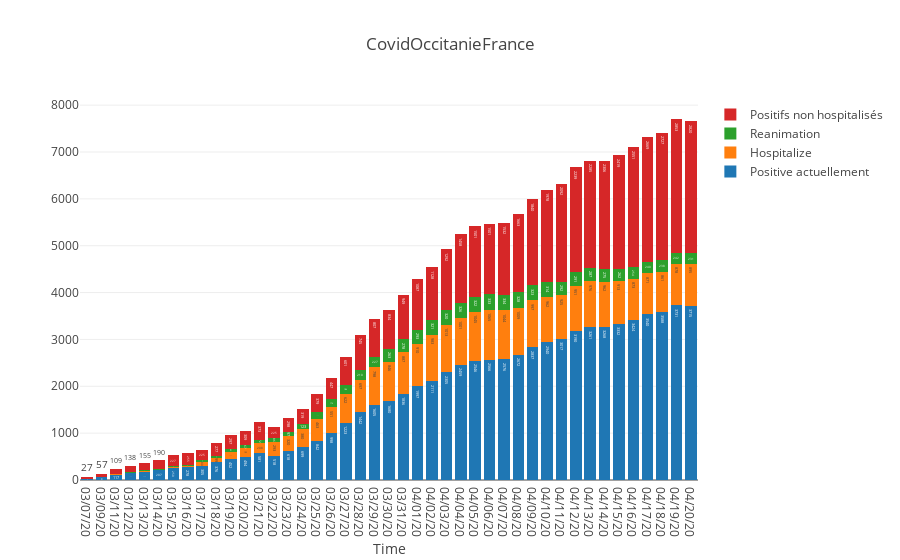

Notebook cell for this chart:
### Code cell
dates=df["Date"].values

layout = go.Layout(
    barmode='stack',
    title=f"CovidOccitanieFrance",
    xaxis=dict(title="Time"),
    showlegend=True,
) 
fig = go.Figure(data=[
    go.Bar(name="Positive actuellement", x=dates, y=df["Positifs actuellement"], text=df["Positifs actuellement"],
            textposition='auto'),
    go.Bar(name="Hospitalize", x=dates, y=df["Hospitalization en cours"], text=df["Hospitalization en cours"],
            textposition='auto'),
    go.Bar(name="Reanimation", x=dates, y=df["Dont reanimation"], text=df["Dont reanimation"],
            textposition='auto'),
    go.Bar(name="Positifs non hospitalisés", x=dates, y=df["Positifs non hospitalisés"], text=df["Positifs non hospitalisés"],
            textposition='auto'),
],
    layout=layout
)

iplot(fig, filename="covid19-Occitanie2")

### Figure 1 — Plotly figure (JSON) as saved in the notebook; plotly's stock layout.template omitted (floating-point values rounded to 4 significant figures)
{"data": [{"name": "Positive actuellement", "text": [28, 59, 117, 149, 172, 207, 250, 278, 305, 376, 452, 494, 581, 518, 618, 699, 842, 998, 1223, 1442, 1605, 1680, 1836, 1997, 2111, 2305, 2459, 2546, 2566, 2576, 2672, 2837, 2940, 3017, 3190, 3261, 3268, 3332, 3424, 3540, 3588, 3731, 3715], "textposition": "auto", "type": "bar", "uid": "0b137fb2-6a25-4385-be29-0610638c9ab0", "x": ["03/07/20", "03/09/20", "03/11/20", "03/12/20", "03/13/20", "03/14/20", "03/15/20", "03/16/20", "03/17/20", "03/18/20", "03/19/20", "03/20/20", "03/21/20", "03/22/20", "03/23/20", "03/24/20", "03/25/20", "03/26/20", "03/27/20", "03/28/20", "03/29/20", "03/30/20", "03/31/20", "04/01/20", "04/02/20", "04/03/20", "04/04/20", "04/05/20", "04/06/20", "04/07/20", "04/08/20", "04/09/20", "04/10/20", "04/11/20", "04/12/20", "04/13/20", "04/14/20", "04/15/20", "04/16/20", "04/17/20", "04/18/20", "04/19/20", "04/20/20"], "y": [28, 59, 117, 149, 172, 207, 250, 278, 305, 376, 452, 494, 581, 518, 618, 699, 842, 998, 1223, 1442, 1605, 1680, 1836, 1997, 2111, 2305, 2459, 2546, 2566, 2576, 2672, 2837, 2940, 3017, 3190, 3261, 3268, 3332, 3424, 3540, 3588, 3731, 3715]}, {"name": "Hospitalize", "text": [1, 2, 8, 11, 17, 17, 23, 23, 80, 99, 155, 185, 208, 293, 320, 380, 463, 551, 622, 697, 798, 846, 887, 910, 983, 1013, 1001, 1045, 1065, 1044, 1009, 997, 962, 925, 951, 976, 962, 913, 873, 871, 861, 878, 895], "textposition": "auto", "type": "bar", "uid": "0f5f0fe0-adc8-450a-80b2-b94929326ebc", "x": ["03/07/20", "03/09/20", "03/11/20", "03/12/20", "03/13/20", "03/14/20", "03/15/20", "03/16/20", "03/17/20", "03/18/20", "03/19/20", "03/20/20", "03/21/20", "03/22/20", "03/23/20", "03/24/20", "03/25/20", "03/26/20", "03/27/20", "03/28/20", "03/29/20", "03/30/20", "03/31/20", "04/01/20", "04/02/20", "04/03/20", "04/04/20", "04/05/20", "04/06/20", "04/07/20", "04/08/20", "04/09/20", "04/10/20", "04/11/20", "04/12/20", "04/13/20", "04/14/20", "04/15/20", "04/16/20", "04/17/20", "04/18/20", "04/19/20", "04/20/20"], "y": [1, 2, 8, 11, 17, 17, 23, 23, 80, 99, 155, 185, 208, 293, 320, 380, 463, 551, 622, 697, 798, 846, 887, 910, 983, 1013, 1001, 1045, 1065, 1044, 1009, 997, 962, 925, 951, 976, 962, 913, 873, 871, 861, 878, 895]}, {"name": "Reanimation", "text": [1, 2, 8, 11, 17, 17, 23, 23, 32, 37, 62, 67, 72, 86, 97, 123, 145, 176, 186, 210, 227, 263, 278, 293, 321, 320, 326, 322, 333, 334, 328, 323, 314, 292, 291, 287, 275, 262, 254, 240, 238, 242, 231], "textposition": "auto", "type": "bar", "uid": "5714be80-ab30-4e1c-b4e5-8414c29ca07e", "x": ["03/07/20", "03/09/20", "03/11/20", "03/12/20", "03/13/20", "03/14/20", "03/15/20", "03/16/20", "03/17/20", "03/18/20", "03/19/20", "03/20/20", "03/21/20", "03/22/20", "03/23/20", "03/24/20", "03/25/20", "03/26/20", "03/27/20", "03/28/20", "03/29/20", "03/30/20", "03/31/20", "04/01/20", "04/02/20", "04/03/20", "04/04/20", "04/05/20", "04/06/20", "04/07/20", "04/08/20", "04/09/20", "04/10/20", "04/11/20", "04/12/20", "04/13/20", "04/14/20", "04/15/20", "04/16/20", "04/17/20", "04/18/20", "04/19/20", "04/20/20"], "y": [1, 2, 8, 11, 17, 17, 23, 23, 32, 37, 62, 67, 72, 86, 97, 123, 145, 176, 186, 210, 227, 263, 278, 293, 321, 320, 326, 322, 333, 334, 328, 323, 314, 292, 291, 287, 275, 262, 254, 240, 238, 242, 231]}, {"name": "Positifs non hospitalisés", "text": [27, 57, 109, 138, 155, 190, 227, 255, 225, 277, 297, 309, 373, 225, 298, 319, 379, 447, 601, 745, 807, 834, 949, 1087, 1128, 1292, 1458, 1501, 1501, 1532, 1663, 1840, 1978, 2092, 2239, 2285, 2306, 2419, 2551, 2669, 2727, 2853, 2820], "textposition": "auto", "type": "bar", "uid": "d4f9e12b-bfa3-4500-ade2-632caf55768c", "x": ["03/07/20", "03/09/20", "03/11/20", "03/12/20", "03/13/20", "03/14/20", "03/15/20", "03/16/20", "03/17/20", "03/18/20", "03/19/20", "03/20/20", "03/21/20", "03/22/20", "03/23/20", "03/24/20", "03/25/20", "03/26/20", "03/27/20", "03/28/20", "03/29/20", "03/30/20", "03/31/20", "04/01/20", "04/02/20", "04/03/20", "04/04/20", "04/05/20", "04/06/20", "04/07/20", "04/08/20", "04/09/20", "04/10/20", "04/11/20", "04/12/20", "04/13/20", "04/14/20", "04/15/20", "04/16/20", "04/17/20", "04/18/20", "04/19/20", "04/20/20"], "y": [27, 57, 109, 138, 155, 190, 227, 255, 225, 277, 297, 309, 373, 225, 298, 319, 379, 447, 601, 745, 807, 834, 949, 1087, 1128, 1292, 1458, 1501, 1501, 1532, 1663, 1840, 1978, 2092, 2239, 2285, 2306, 2419, 2551, 2669, 2727, 2853, 2820]}], "layout": {"barmode": "stack", "showlegend": true, "title": {"text": "CovidOccitanieFrance"}, "xaxis": {"title": {"text": "Time"}}}}
